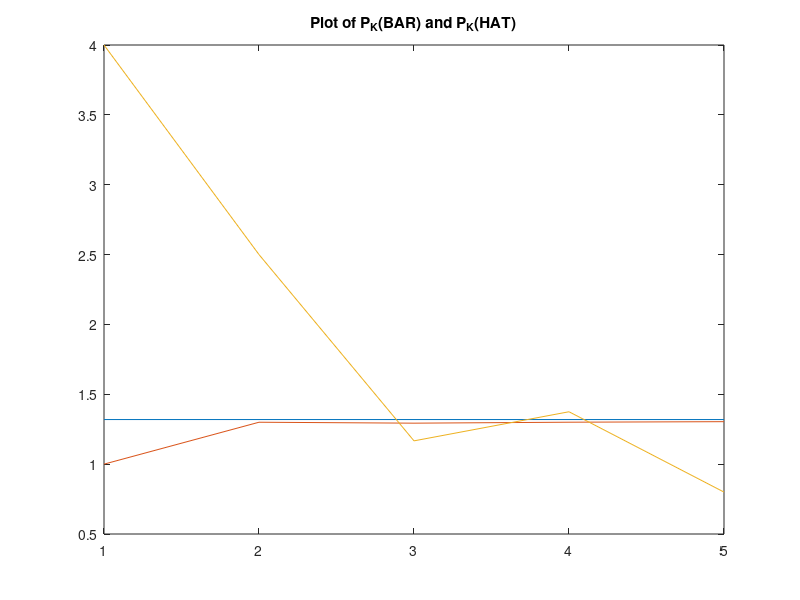
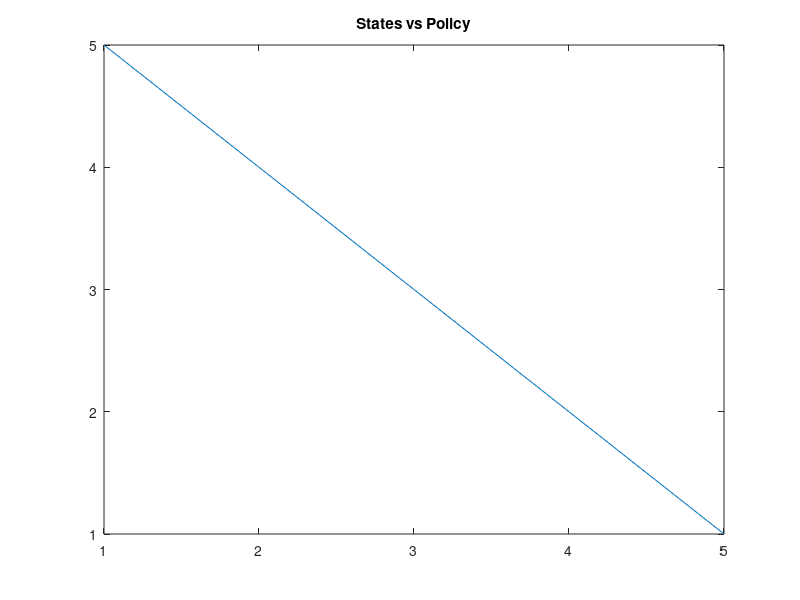
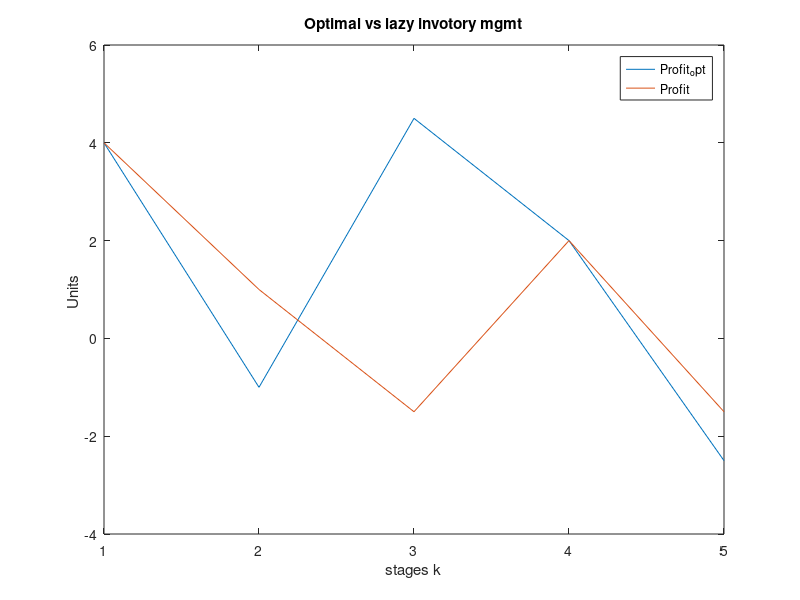
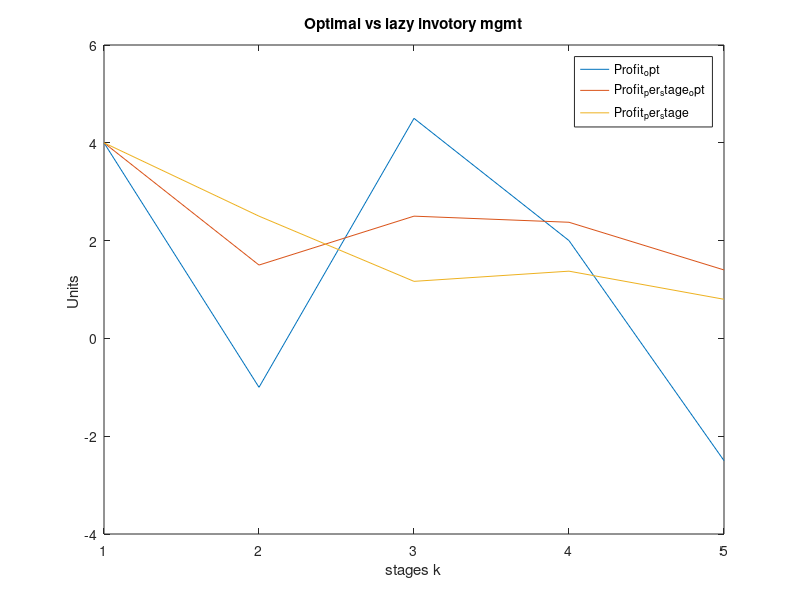

These figures' MATLAB source, in order:
%Markov HW
%Dan S. Cohen
%DATE: 9/6/2021
% Assigment Number 1 
%% Inputs

clear all; clc;

n = input('Number of sates? ') % Number of sates = n
P = zeros(n,n);
PL = zeros(n,n);
% Transistion probability matrix = P
% Inital Distibution P0
P0 = zeros(n,n);
P0(1,1)= 1;

% Number of stages 
k = input('Number of stages? ') % Number of sages = k

%k = [1,2,3,4,5,6,7,8,9,10,11,12];% stages


% Calc Profit 
m = 0.5; % mait cost
c = 1; % cost of each item
r = 2; % rev of each unit
p = 1; % penalty
M = n; % max units
%k = linspace(1, k, k)
Reward = zeros(n,1);

%%
total_d = 1/M;
d = 1/M;

P(1,:) = d;
P(n,:) = d;
first_e = true;


    
for j=2:n-1
    P(j,1)=1-total_d;
   
    total_d = total_d + d;
        
end

count = 2;
for i=2:n-1
    
    for col=2:count
        PL(i,col)= d;
        
    end
    count = count +1;
    
    
end

P = P + PL;


Reward(1)=-3*c+((M-1)/2)*r;
Reward(n)=-(M-1)*m+((M-1)/2)*r;

for i=2:n-1
    
    weight = zeros(i,1);
    for ii = 1:i-1
        
        weight(end-ii)=ii;
        
    end
        
        
    Reward(i) =   -(ii)*m+dot(P(i,1:i),weight)*r-p*(((M-1)/2)-ii);  
    
    
    
end
Expected_Profit_per_stage =0;
Expected_Profit_per_stage_saved_per=zeros(1,k);
for t=1:k
    
    Expected_Profit_per_stage=Expected_Profit_per_stage+P0*((P^(t-1))*Reward);
    
    Expected_Profit_per_stage_saved_per(t)=Expected_Profit_per_stage(1)/t;
    
end 

Expected_Profit_per_stage=Expected_Profit_per_stage/k;

%%


rng(0);
for i =1:k
    
    U_vector(i)=rand;
    
    G(i)=-log(-log(U_vector(i)));
    
end 


Uniform_var = rand;
G(1) = -log(-log(Uniform_var));


k_m1 = 1;
k = linspace(1, k, k);
S = zeros(1,length(k)); % stock level
for stage =1:length(k)
    
    
    
    U_vector=rand(1,n);
    
    G = -log(-log(U_vector));
    
    
    [maxV,index] = max(G + log(P(k_m1,1:n))) ;
    S(stage) = index;
    k_m1 = S(stage);
    
    
    
end 






%S = zeros(1,length(k)); % stock level
D = zeros(1,length(k)); % demand
U = zeros(1,length(k)); % policty to restock


S(1) = 0;
S(2:end)=S(2:end)-1;

for stage = 1:length(k)
    
    %randi(M,1,1)
    
    maint_cost = m*S(stage);
    
    D(stage) = round(rand*M);
    disp('demand')
    disp(D(stage))
    % rolling avg control pi

    %S_avg(stage) = sum(S(1:stage))/stage
     
    %maint cost
    
    
    %U(stage) = abs(M-S_avg(stage)) % need to work out policy
    if S(stage) <= 0
        U(stage) = M-1;
        Profit(stage) =   -(c*U(stage))+r*D(stage);
        disp('restocking all')
        
    elseif S(stage) > 0
        U(stage) = 0;
        disp('not buying any more stock')
            

   
        if(D(stage)> S(stage)+U(stage))
            disp('demand biger then stock')
            Profit(stage) = -(maint_cost+c*U(stage))+r*(S(stage)+U(stage))-p*(D(stage)-S(stage)-U(stage));
        
    
        end 
    
        if(D(stage)<= S(stage)+U(stage))
            disp('demand less then stock')
            Profit(stage) =   -(maint_cost+c*U(stage))+r*D(stage);
        
            if (stage ==length(k))
            
                disp('left over')
                % Halfcost 
                Profit(stage) =Profit(stage)+ 0.5*(U(stage)-D(stage))
            
            end 
       
        
        end

    end 

    disp('total supply')
    
    
       

        
    
    %S(stage+1)=S(stage)+U(stage)-D(stage)
    
    %if(S(stage+1)<= 0)
        
        %S(stage+1) = 0;
        
    %end 
    
    %Profit_per_stage(stage)= Profit_per_stage(stage) + Profit(stage)/stage
    
    
end

disp('Profit per stage')
disp(sum(Profit)/length(k))

Profit_per_stage = zeros(1,length(k));

for key =1:length(k)
    
       temp= Profit(1:key);
       
       Profit_per_stage(key) = sum(temp)/key;
    
    
end 





one = size(P);


w = [eye(one(1))-P,ones(one(1),1)];

% Avg reward per stage 

PIE = [ones(1,one(1))]*[w*w.']^-1;

PerStageProfit = PIE*Reward

 K =[1:1:length(k)]
 

plot(K,PerStageProfit*ones(1,length(k)))
hold on 
plot(K,Expected_Profit_per_stage_saved_per)
hold on 
plot(K,Profit_per_stage)
title('Plot of P_K(BAR) and P_K(HAT)') 

%%
% Part 2
Transition = {};
count = 0;

total_d = 0;
d = 1/M;
start_number = 1;
% for action = 1:M
%     Transition{action} = zeros(M);
%     total_d = 0;
%     
%     for i = 1:M-count
%         
%         Transition{action}(i,1)= start_number-total_d
%         total_d = total_d + d;
% 
%            
%       
%     end 
%  
%     start_number =  start_number-d     ;  
%     
%     count = count +1 ;
%     
%  
%     
% end
% 
% count=0;
% col_count = M-1;
% start_number_count = 0;
% for action = 1:M
%     
%    
%      for i = 1:M-count
%      
%           j = start_number_count:col_count;
%               
%                 Transition{action}(i,2:j(i)+1)=1/M;
%           
%           
%      end 
%         
%     start_number_count = start_number_count+1  ;
%     count = count +1 ;
%    
%   
%  
% end

Transition  = {};



count=0;
for j=1:1
    
    Transition{j} = zeros(M);
   
    for i = 1:M
        total_d = 0;
        for a = 1:M-count
        
            Transition{j}(a,i) = start_number-total_d
            total_d = total_d + d;    
        
        end 
        start_number =  start_number-d
        count = count + 1 
    end 
    
         
    
end 


for j=2:M
    
    Transition{j} = zeros(M);
   
    for i = 1:M
        total_d = 0;
        for a = 1:M
            if  (i+a)-1-1<=M-1 && (j-1 <= i + a -1 -1)
                Transition{j}(a,i) = d ; 

            end 
              
        
        end 
        
    end 
    
         
    
end 




Reward_From_Action = {};

%Reward(1)=-3*c+((M-1)/2)*r;
%Reward(n)=-(M-1)*m+((M-1)/2)*r;


for i = 1:M
    
    weight = zeros(i,1);
    for ii = 1:i-1
        
        weight(end-ii)=ii;
        
    end
    
    for j = 1:M
    
        for act= 1:M
            
            if(i+act)-1-1>M-1 ||(i+act)-1-1<j-1 % Is it even posible  grater or equal?
                Reward_From_Action{i}(act,j)= -inf;
            
            else
                             
                if (j-1<i-1) | ((i-1)==0&(j-1)==0) % should the system get reward
                    
                    if(M-1-(i-1+act-1)==0)% is the reward 0
                                         
                        weight = 0; 
                    
                    else
                        unit_index = M-1;
                        weight = 0;
                        for index = 1:(M-1-(i-1+act-1));
                            
                            weight = weight+(unit_index)*(1/M); %untis of demand cause penalty
                     
                            unit_index = unit_index - 1;
                        end 
                    end 
                    rew_units = (i+act-j-1); % reward 
        
                   Reward_From_Action{i}(act,j) = -(i)*m-(act)*c+rew_units*r-p*(weight);
        
                end
                Reward_From_Action{i}(act,j) = -(i)*m-(act)*c+rew_units*r-p*(weight);
            end
        end
    end
end
    
        
% value interation per stage
val_iter_profit = 0 
V0 =0;

V = zeros(1,M);

V(end)=V0;
% Value interation, at each k in time slot 

k = length(k);

policy_over_time = zeros(1,k);
V_new = ones(1,M)*0;
V_new(M) = 0;
V_old = 0;
curr_val = 0;

gamma = 0.75;

while k >0
    
    V_new = ones(1,M)*-1;
    for i=1:M
        
    
        for act=1:M
            curr_val =0 ;
            
            if k==1000
                discount = 0.5; % sell at discount
                
            else
                discount =1; % no dicount 
                
            end
            
            
            for j=1:M
                                    
               curr_val = curr_val +discount*Reward_From_Action{i}(act,j)+ gamma*Transition{j}(act,i)*V(j);
            
            end 
            

            
            
            %curr_val=discount*Reward_From_Action{i}(act,j) + curr_val;
            
            V_new(i) = max(V_new(i),curr_val);
          
            
            if V_new(i) <= curr_val
                
                
                %V_new(i) = max(V_new(i),curr_val);
                [~,I] = max(V_new); 
                policy_over_time(k) = act;
                
                %V_new(i) = max(V_new(i),curr_val)
                
                
            else
                %V_new(i) = max(V_new(i),curr_val);
                [~,I] = max(V_new); 
                
                %policy_over_time(k) = act;
               
            end
            
            
            
       
        end
        
        
        
        max_diffrace = 0;
        for states = 1:M
            max_diffrace = max(max_diffrace,abs(V(states)-V_new(states)));
        
        end
        
        if(max_diffrace<0.1)
            break
            
         
        end 
        
        
        
    end
     
     
    
    
        

     V = V_new;
     
     
      
     
    
     
    val_iter_profit = val_iter_profit + max(V);
    k = k - 1;
    
   

end 


tot_val_iter_profit_perk = val_iter_profit/length(K)




V0 =0;

%V = zeros(1,M);

%V(end)=V0;

% Policy iteration static per state
k = length(k);

policy = ones(1,M);
V_new = ones(1,M)*0;
V_new(M) = 0;
V_old = 0;
curr_val = 0;

% policy interations % finds best policy at each stock level
time_start = tic;


for i=1:M
    
    
    for act=1:M
        curr_val =0 ;
        for j=1:M
                                    
            curr_val = curr_val + Reward_From_Action{i}(act,j)+Transition{j}(act,i)*V(j);
            
         end 
         %curr_val= + curr_val;
            
         %V_new(i) = max(V_new(i),curr_val);
          
            
         if V_new(i) <= curr_val
                
             policy(i) = act;
                
             V_new(i) = max(V_new(i),curr_val);
        
          
         end 
            
       
     end
     
%     max_diffrace = 0;
%     
%     for states = 1:M
%         max_diffrace = max(max_diffrace,V_new(states));
%         
%     end
        

     %V = V_new;
%      end
%      if(max_diffrace<0.01)
%          break
end 
total_time_run = toc(time_start);     

figure(2)
plot(1:M,policy)
hold on
title('States vs Policy') 

policy = ones(1,M);

for pol_itter = 1:1000
    
    
    for iter = 1:1000
        for i=1:M
    
            act = policy(i);
    
            curr_val =0 ;
            for j=1:M
                                    
                curr_val = curr_val + Reward_From_Action{i}(act,j)+gamma*Transition{j}(act,i)*V(j);
            
            end 
            %curr_val= + curr_val;
            
            %V_new(i) = max(V_new(i),curr_val);
          
            
%             if V_new(i) <= curr_val
%                 
%                 policy(i) = act;
%                 
%                 V_new(i) = max(V_new(i),curr_val);
%           
%             end 
         
         
        end
    
    
    
    
     
    max_diffrace = 0;
    
    for states = 1:M
        max_diffrace = max(max_diffrace,abs(V(states)-V_new(states)));
        
    end
        

        V = V_new;
       
     
     
        if(max_diffrace<0.1)
            break
         
        end 
    
    
    
    end
    
    curr_policy = policy ;
    for i=1:M
            best_val = 0;
            
            for act = 1:M
                
                curr_val = 0;
                
                for j=1:M
                                    
                    curr_val = curr_val + Reward_From_Action{i}(act,j)+gamma*Transition{j}(act,i)*V(j);
            
                end 
                
                
                 if best_val < curr_val
                 
                    best_val = curr_val;
                    
                    policy(i) = act;

                end
                
            end
           
            
            
        
        % Do we need to stop
       
        
    end 
            
        
        % is the poly stable
        
        
        if abs(policy-curr_policy)==0        
        
            break
            disp('ready')
            
        
        end 
    
    




end 


disp('Best Policy is...')
disp(policy)










% Part 4


%S = zeros(1,length(k)); % stock level
%D = zeros(1,length(k)); % demand
U = zeros(1,length(K)); % policty to restock


%S(1) = 0;
%S(2:end)=S(2:end)-1;
planed_pol = [linspace(M, 1, M)];

%policy(16:20) = 1;
for stage = 1:length(K)
    
    %randi(M,1,1)
    
    maint_cost = m*S(stage);
    
    %D(stage) = round(rand*M);
    disp('demand')
    disp(D(stage))
    % rolling avg control pi

    %S_avg(stage) = sum(S(1:stage))/stage
     
    %maint cost
    
    U(stage) = policy(S(stage)+1)-1
    
    %U(stage) = abs(M-S_avg(stage)) % need to work out policy
    if S(stage) <= 0
        %U(stage) = M;
        Profit_opt(stage) =   -(c*U(stage))+r*D(stage);
        disp('restocking all')
        
    elseif S(stage) > 0
        %U(stage) = 0;
        disp('not buying any more stock')
            

   
        if(D(stage)> S(stage)+U(stage))
            disp('demand biger then stock')
            Profit_opt(stage) = -(maint_cost+c*U(stage))+r*(S(stage)+U(stage))-p*(D(stage)-S(stage)-U(stage));
        
    
        end 
    
        if(D(stage)<= S(stage)+U(stage))
            disp('demand less then stock')
            Profit_opt(stage) =   -(maint_cost+c*U(stage))+r*D(stage);
        
            if (stage ==length(k))
            
                disp('left over')
                % Halfcost 
                Profit_opt(stage) =Profit_opt(stage)+ 0.5*(U(stage)-D(stage))
            
            end 
       
        
        end

    end 

    disp('total supply')
    
    
       

        
    
    %S(stage+1)=S(stage)+U(stage)-D(stage)
    
    %if(S(stage+1)<= 0)
        
        %S(stage+1) = 0;
        
    %end 
    
    %Profit_per_stage(stage)= Profit_per_stage(stage) + Profit(stage)/stage
    
    
end



disp('Profit per stage')
disp(sum(Profit_opt)/length(K))

Profit_per_stage_opt = zeros(1,length(K));

for key =1:length(K)
    
       temp= Profit_opt(1:key);
       
       Profit_per_stage_opt(key) = sum(temp)/key;
    
    
end 




figure(3)
plot(1:length(K),Profit_opt)
hold on
plot(1:length(K),Profit)
title('Optimal vs lazy invotory mgmt') 
xlabel('stages k')
ylabel('Units '); 
legend('Profit_opt','Profit');

disp('percent profit better')
disp((sum(Profit_opt)/sum(Profit))*100)




figure(4)
plot(1:length(K),Profit_opt)
hold on
plot(1:length(K),Profit_per_stage_opt)
plot(1:length(K),Profit_per_stage)
title('Optimal vs lazy invotory mgmt') 
xlabel('stages k')
ylabel('Units '); 
legend('Profit_opt','Profit_per_stage_opt','Profit_per_stage');



% page 64 calculation for avg cost per stage
curr_val_V_mu = zeros(1,M);
for i=1:M 
    
    act = policy(i);
    
    for j=1:M
        curr_val_V_mu(i) = curr_val_V_mu(i) + Reward_From_Action{i}(act,j);
        
    end
    
    
    
end 


disp('for avg cost per stage')
disp(curr_val_V_mu)
